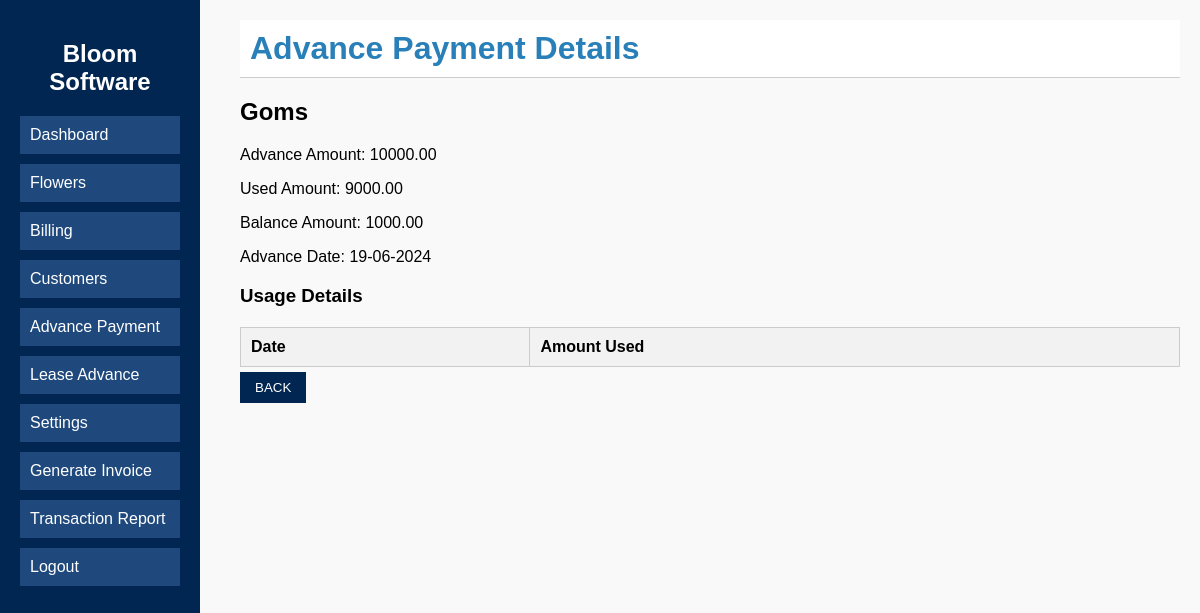
Page /php/src/advance_details.php?customer_id=5 (signed in) on the committed database.
### tables this page shows
CREATE TABLE `customer_advance` (
  `advance_id` int NOT NULL AUTO_INCREMENT,
  `customer_id` int NOT NULL,
  `advance_amount` decimal(10,2) NOT NULL,
  `used_amount` decimal(10,2) DEFAULT '0.00',
  `balance_amount` decimal(10,2) NOT NULL,
  `advance_date` date NOT NULL,
  PRIMARY KEY (`advance_id`),
  KEY `customer_id` (`customer_id`),
  CONSTRAINT `customer_advance_ibfk_1` FOREIGN KEY (`customer_id`) REFERENCES `customer` (`customer_id`) ON DELETE CASCADE
);

CREATE TABLE `customer` (
  `customer_id` int NOT NULL AUTO_INCREMENT,
  `name` varchar(255) NOT NULL,
  `location` varchar(255) NOT NULL,
  `commission_amount` decimal(10,2) DEFAULT '0.00',
  PRIMARY KEY (`customer_id`)
);

### php/src/advance_details.php (the view, shortened to what this page needs)
<?php
include('db.php');
$customer_id = $_GET['customer_id'];
$customer_query = "SELECT customer.name, customer_advance.advance_amount, customer_advance.used_amount,
                   customer_advance.balance_amount, DATE_FORMAT(customer_advance.advance_date, '%d-%m-%Y') AS advance_date
                   FROM customer
                   LEFT JOIN customer_advance ON customer.customer_id = customer_advance.customer_id
                   WHERE customer.customer_id = ?";
$stmt = $conn->prepare($customer_query);
$stmt->bind_param("i", $customer_id);
$stmt->execute();
$customer_result = $stmt->get_result();
$customer = $customer_result->fetch_assoc();
?>
<!DOCTYPE html>
<html>
<head>
    <link rel="stylesheet" type="text/css" href="css/style.css">
</head>
<body>
<div class="sidebar">
    <h2>Bloom Software</h2>
    <a href="dashboard.php">Dashboard</a>
    <a href="flowers.php">Flowers</a>
    <a href="billing.php">Billing</a>
    <a href="customer.php">Customers</a>
    <?php if ($_SESSION['role'] == 'superadmin') { ?>
        <a href="advance_payment.php">Advance Payment</a>
        <a href="lease_advance_payment.php">Lease Advance</a>
        <a href="settings.php">Settings</a>
    <?php } ?>
    <a href="invoice_form.php">Generate Invoice</a>
    <a href="transaction_report.php">Transaction Report</a>
    <a href="logout.php">Logout</a>
</div>
<div class="content">
    <header>
        <h1>Advance Payment Details</h1>
    </header>
    <div class="advance-details">
        <h2><?php echo $customer['name']; ?></h2>
        <p>Advance Amount: <?php echo $customer['advance_amount']; ?></p>
        <p>Used Amount: <?php echo $customer['used_amount']; ?></p>
        <p>Balance Amount: <?php echo $customer['balance_amount']; ?></p>
        <p>Advance Date: <?php echo $customer['advance_date']; ?></p>
        <h3>Usage Details</h3>
        <table>
            <thead>
                <tr>
                    <th>Date</th>
                    <th>Amount Used</th>
                </tr>
            </thead>
        </table>
        <button type="button" onclick="window.location.href='advance_payment.php'" class="button center-button">BACK</button>
    </div>
</div>
</body>
</html>

### php/src/css/style.css (style rules this page uses)
body { font-family: 'Gill Sans', 'Gill Sans MT', Calibri, 'Trebuchet MS', sans-serif; background-color: #f9f9f9; margin: 0; padding: 0; }
.sidebar { position: fixed; left: 0; top: 0; width: 200px; height: 100%; background-color: #012652; color: #fff; padding: 20px; box-sizing: border-box; }
.sidebar h2 { text-align: center; }
.sidebar a { display: block; color: #fff; text-decoration: none; margin: 10px 0; padding: 10px; background-color: #1f497d; }
.content { margin-left: 220px; padding: 20px; box-sizing: border-box; width: calc(100% - 220px); }
header { display: flex; justify-content: space-between; align-items: center; background-color: #fff; padding: 10px; border-bottom: 1px solid #ccc; }
header h1 { margin: 0; }
table { width: 100%; border-collapse: collapse; margin-top: 20px; }
table, th, td { border: 1px solid #ccc; padding: 10px; }
th { background-color: #f0f0f0; }
button { padding: 8px 15px; margin: 5px 0; background-color: #012652; color: #fff; border: none; cursor: pointer; }
body { font-family: Arial, sans-serif; background-color: #f0f0f0; padding: 20px; }
h1 { text-align: center; }
table, th, td { border: 1px solid #ccc; }
th, td { padding: 10px; text-align: left; }
th { background-color: #f2f2f2; }
a { text-decoration: none; color: blue; }
.content { margin-left: 220px; padding: 20px; }
header h1 { color: #2980b9; }

### php/src/advance_details.php (style rules this page uses)
body { font-family: 'Gill Sans', 'Gill Sans MT', Calibri, 'Trebuchet MS', sans-serif; background-color: #f9f9f9; margin: 0; padding: 0; }
.sidebar { position: fixed; left: 0; top: 0; width: 200px; height: 100%; background-color: #012652; color: #fff; padding: 20px; box-sizing: border-box; }
.sidebar h2 { text-align: center; }
.sidebar a { display: block; color: #fff; text-decoration: none; margin: 10px 0; padding: 10px; background-color: #1f497d; }
.content { margin-left: 220px; padding: 20px; box-sizing: border-box; width: calc(100% - 220px); }

### rows in the picture
customer_advance: customer.name "Goms", advance_amount "10000.00", used_amount "9000.00", balance_amount "1000.00"

### other values in the picture
$customer['advance_date'] "19-06-2024"
